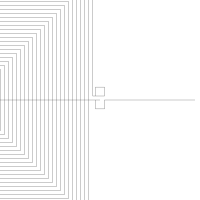

Generate this figure with Python:
#!/usr/bin/python
import argparse
import drawsvg as draw
from numpy import array, sqrt, pi, log
from math import floor, ceil

ALIGN_BOTTOM = 0
ALIGN_TOP = 1


PIXEL_SCALE = 8.93 # customize it per computer

SIZE_0603_IN_PIXEL = 1.6 * PIXEL_SCALE
SIZE_0402_IN_PIXEL = 1 * PIXEL_SCALE
#
#  Embroidery coil maker, import to inkscape to generate pes file
#**** Size unit is mm and inductance is uH
class CoilMaker:

    ## static function to generate a coil with a transmission line directly
    def GenerateCoil(name, transmission_line_length, inductance, size = 0, reverse = False, intergrated_r = False, intergrated_c = False):
        coilMaker = CoilMaker(inductance * (10 ** -6), size)
        d = draw.Drawing(200, 200, origin='center', displayInline=False)
        p = draw.Path(stroke_width=0.202, stroke='black', fill_opacity ="0")
        coilMaker.makeCoil(p, transmission_line_length, intergrated_r, intergrated_c,
                    reverse) 

        d.append(p)
        d.save_svg(name + ".svg")  # Save to file


    def __init__(self, inductance, size = 0):

        self.inductance = inductance
        self.size = size
        self.line_width = 0.202
        self.spacing = 0.5
        self.relative_permeability = 1  # 相对磁导率，单位长度上的电感
  
        self.minimum_stitch_length = 0.5 
        # self.n_turns = self.calculateNTurns()
        self.n_turns = 31
        print("nTurns:", self.n_turns)
        # self.d_in = self.spacing if self.size == 0 else self.size - (self.spacing + self.line_width) * self.n_turns * 2
        self.d_in = self.spacing
        self.d_out = self.size if self.size > 0 else self.d_in + (self.spacing + self.line_width) * self.n_turns * 2
        print("din:", self.d_in)
        print("dout:", self.d_out)

    ## calculate the number of turns, based on (optional) dout and target inductance.
    def calculateNTurns(self): 
        best_n, l_diff = 0, 100

        if self.size > 0:
            ### binary search to find the  number of turns given the inductance
            min_n = 1
            max_n = 50
            while min_n < max_n:
                n = (min_n + max_n) // 2
                d_in = self.size - (self.spacing + self.line_width) * n * 2
                print("n chosen in binary search: ", n)
                if d_in < 0:
                    max_n = n - 1
                    continue
                d_out = self.size
                l = CoilMaker.getSingleInductance(d_in, d_out, n, self.relative_permeability)
                print("single inductance: ", l)
                if l <= self.inductance:
                    min_n = n + 1
                else:
                    max_n = n - 1
                if abs(l - self.inductance) < l_diff:
                    l_diff = abs(l - self.inductance)
                    best_n = n
        else:
            ### binary search to find the number of turns for the smallest inductor
            min_n = 1
            max_n = 50
            while min_n < max_n:
                n = (min_n + max_n) // 2
                d_in = self.spacing
                d_out = d_in + (self.spacing + self.line_width) * n * 2
                l = CoilMaker.getSingleInductance(d_in, d_out, n, self.relative_permeability)
                if l <= self.inductance:
                    min_n = n + 1
                else:
                    max_n = n - 1
                if abs(l - self.inductance) < l_diff:
                    l_diff = abs(l - self.inductance)
                    best_n = n
        return best_n

    # Stitch Coil and Transmission line
    def makeCoil(self, path, transmission_line_length, integrated_r = False, integrated_c = False, reverse = False):
        
        reverseF = -1 if reverse else 1
        path.M(95, 0)
        coil_location = array([(transmission_line_length)*reverseF*PIXEL_SCALE, 0])
        spacing = array([self.spacing*PIXEL_SCALE, self.spacing*PIXEL_SCALE])
        spacing[0] = 4
        spacing[1] = 4
        print("spacing: ", spacing[0])
        print("width: ", self.line_width * PIXEL_SCALE)
        print("inner: ", self.d_in * PIXEL_SCALE)
        din = array([self.d_in*PIXEL_SCALE, self.d_in*PIXEL_SCALE]) 
        print("coil_location: ", coil_location)
        self.stitchConnectionNode(path, [0, coil_location[1]], ALIGN_BOTTOM)
        if integrated_r:
            smd_r_location = (5*PIXEL_SCALE+SIZE_0603_IN_PIXEL)
            path.L(coil_location[0] - reverseF * smd_r_location, coil_location[1])  
            self.stitchConnectionNode(path, [coil_location[0] - reverseF * smd_r_location, coil_location[1]], ALIGN_BOTTOM)  
            path.L(coil_location[0] - reverseF * (smd_r_location-SIZE_0603_IN_PIXEL), coil_location[1]) 
            self.stitchConnectionNode(path, [coil_location[0] - reverseF * (smd_r_location-SIZE_0603_IN_PIXEL), coil_location[1]], ALIGN_BOTTOM)  
        
        if integrated_c:
            smd_c_location = (1 + PIXEL_SCALE+SIZE_0603_IN_PIXEL)
            path.L(coil_location[0] - reverseF * smd_c_location, coil_location[1])  
            self.stitchConnectionNode(path, [coil_location[0] - reverseF * smd_c_location, coil_location[1]], ALIGN_BOTTOM)  
            path.L(coil_location[0] - reverseF * (smd_c_location-SIZE_0603_IN_PIXEL), coil_location[1]) 
            self.stitchConnectionNode(path, [coil_location[0] - reverseF * (smd_c_location-SIZE_0603_IN_PIXEL), coil_location[1]], ALIGN_BOTTOM)  

        centers = array([coil_location[0] + (self.d_out/2)*reverseF*PIXEL_SCALE, coil_location[1]])
        path.L(centers[0], centers[1])
        self.stitchCoil(path, centers, din, spacing, reverse)
        path.L(0, centers[1] - spacing[1])
        self.stitchConnectionNode(path, [0, centers[1] - spacing[1]], ALIGN_TOP)
        print("single inductance: ", CoilMaker.getSingleInductance(self.d_in, self.d_out, self.n_turns, self.relative_permeability))

    # Stitch Connection Node
    def stitchConnectionNode(self, p, location, alignment = 0): 
 
        self.last_point = location
        size_in_pixel = 1  * PIXEL_SCALE
        if alignment == ALIGN_BOTTOM:
            self.drawStitches(p, location[0] + size_in_pixel/2, location[1])
            print(self.last_point)
            self.drawStitches(p, location[0] + size_in_pixel/2, location[1] + size_in_pixel)
            print(self.last_point)
            self.drawStitches(p, location[0] - size_in_pixel/2, location[1] + size_in_pixel)
            self.drawStitches(p, location[0] - size_in_pixel/2, location[1])
            self.drawStitches(p, location[0], location[1])
        else:
            self.drawStitches(p, location[0] + size_in_pixel/2, location[1])
            self.drawStitches(p, location[0] + size_in_pixel/2, location[1] - size_in_pixel)
            self.drawStitches(p, location[0] - size_in_pixel/2, location[1] - size_in_pixel)
            self.drawStitches(p, location[0] - size_in_pixel/2, location[1])
            self.drawStitches(p, location[0], location[1]) 
        return p

    # Stitch Coil
    def stitchCoil(self, p, centers, din, spacing, reverse = False): 
        next_top_left_corner = array([centers[0]-din[0]/2, centers[1]-din[1]/2])
        next_bot_right_corner = array([centers[0]+din[0]/2, centers[1]+din[0]/2])
        print("top, left corneer: ", next_top_left_corner)
        print("bottom, right corner: ", next_bot_right_corner)
        self.last_point = centers

        for turn in range(0,self.n_turns):
            if reverse:
                self.drawStitches(p, next_top_left_corner[0], self.last_point[1]) #Right to Left
                self.drawStitches(p, next_top_left_corner[0], next_top_left_corner[1]) #Top to Bottom
                self.drawStitches(p, next_bot_right_corner[0], next_top_left_corner[1]) #Left to Right
                if turn == (self.n_turns -1):
                    self.drawStitches(p, next_bot_right_corner[0], centers[1] - spacing[1]) #Bottom to Tio
                else:
                    self.drawStitches(p, next_bot_right_corner[0], next_bot_right_corner[1])#Bottom to Tio
            else:
                self.drawStitches(p, next_bot_right_corner[0], self.last_point[1]) #Left to Right
                self.drawStitches(p, next_bot_right_corner[0], next_top_left_corner[1]) #Top to Bottom
                self.drawStitches(p, next_top_left_corner[0], next_top_left_corner[1]) #Left to Right
                if turn == (self.n_turns -1):
                    self.drawStitches(p, next_top_left_corner[0], centers[1] - spacing[1])#Bottom to Tio
                else:
                    self.drawStitches(p, next_top_left_corner[0], next_bot_right_corner[1]+spacing[1])#Bottom to Tio

            next_top_left_corner -= spacing
            next_bot_right_corner += spacing
        return p


    def drawStitches(self, p, x, y):
        dx = x - self.last_point[0]
        dy = y - self.last_point[1]
        length = sqrt((dx**2) + (dy**2))
        
        stitches = length/(self.minimum_stitch_length* PIXEL_SCALE)
        for i in range(1, floor(stitches)):
            # print(stitches)
            p.L(self.last_point[0] + dx/stitches*i, self.last_point[1] + dy/stitches*i)
        p.L(x, y)
        self.last_point = array([x, y])

    def getSingleInductance(d_in, d_out, n, rp): 
        C1 = 1.27
        C2 = 2.07
        C3 = 0.18
        C4 = 0.13
        N = n
        diaAvg = (10**-3 * (d_in + d_out) / 2)
        permeability = 4*pi*10**(-7) * rp
        fillratio = ( d_out - d_in)/( d_out + d_in)
        L = ((permeability *  N**2 *diaAvg* C1)/2) * (log(C2/fillratio) + C3*fillratio + C4* fillratio**2)
        return L

    def getDoubleInductance(d_in, d_out, n, rp, thickness):
        N = n
        X = thickness
        A = 0.184
        B = -0.525
        C = 1.038
        D = 1.001
        KC = (N**2)/( (A*X**3 + B*X**2 + C*X + D) * ( (1.67*N**2 -5.84*N +65)* 0.64) )
        L12 = CoilMaker.getSingleInductance(d_in, d_out, n, rp)
        Ltot = 2*L12 + 2*KC * L12
        return Ltot



if __name__=="__main__":
    CoilMaker.GenerateCoil("coil6", 2, 30, 25,reverse= True, intergrated_c= False, intergrated_r=False)


    
